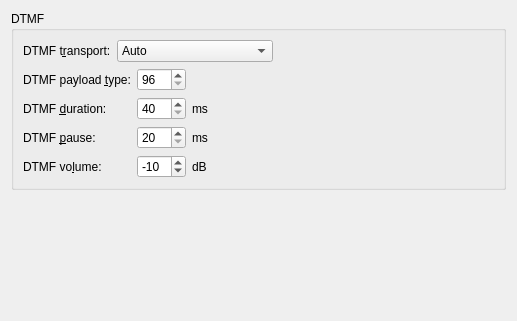
         <widget class="QWidget" name="tabDtmf">
          <attribute name="title">
           <string>DT&amp;MF</string>
          </attribute>
          <layout class="QVBoxLayout">
           <item>
            <widget class="QGroupBox" name="dtmfGroupBox">
             <property name="title">
              <string>DTMF</string>
             </property>
             <layout class="QGridLayout">
              <item row="1" column="1">
               <spacer>
                <property name="orientation">
                 <enum>Qt::Horizontal</enum>
                </property>
                <property name="sizeType">
                 <enum>QSizePolicy::Expanding</enum>
                </property>
                <property name="sizeHint" stdset="0">
                 <size>
                  <width>280</width>
                  <height>20</height>
                 </size>
                </property>
               </spacer>
              </item>
              <item row="1" column="0">
               <layout class="QGridLayout">
                <item row="0" column="2">
                 <widget class="QSpinBox" name="dtmfPayloadTypeSpinBox">
                  <property name="sizePolicy">
                   <sizepolicy hsizetype="Minimum" vsizetype="Fixed">
                    <horstretch>0</horstretch>
                    <verstretch>0</verstretch>
                   </sizepolicy>
                  </property>
                  <property name="minimumSize">
                   <size>
                    <width>49</width>
                    <height>0</height>
                   </size>
                  </property>
                  <property name="maximumSize">
                   <size>
                    <width>32767</width>
                    <height>32767</height>
                   </size>
                  </property>
                  <property name="whatsThis">
                   <string>The dynamic type value (96 or higher) to be used for DTMF events (RFC 2833).</string>
                  </property>
                  <property name="minimum">
                   <number>96</number>
                  </property>
                  <property name="maximum">
                   <number>127</number>
                  </property>
                 </widget>
                </item>
                <item row="1" column="3">
                 <widget class="QLabel" name="dtmfDurationMsTextLabel">
                  <property name="text">
                   <string>ms</string>
                  </property>
                  <property name="wordWrap">
                   <bool>false</bool>
                  </property>
                 </widget>
                </item>
                <item row="3" column="0">
                 <widget class="QLabel" name="dtmfVolumeTextLabel">
                  <property name="text">
                   <string>DTMF vo&amp;lume:</string>
                  </property>
                  <property name="wordWrap">
                   <bool>false</bool>
                  </property>
                  <property name="buddy">
                   <cstring>dtmfVolumeSpinBox</cstring>
                  </property>
                 </widget>
                </item>
                <item row="3" column="2">
                 <widget class="QSpinBox" name="dtmfVolumeSpinBox">
                  <property name="whatsThis">
                   <string>The power level of the DTMF tone in dB.</string>
                  </property>
                  <property name="minimum">
                   <number>-63</number>
                  </property>
                  <property name="maximum">
                   <number>0</number>
                  </property>
                  <property name="singleStep">
                   <number>10</number>
                  </property>
                  <property name="value">
                   <number>-10</number>
                  </property>
                 </widget>
                </item>
                <item row="2" column="2">
                 <widget class="QSpinBox" name="dtmfPauseSpinBox">
                  <property name="sizePolicy">
                   <sizepolicy hsizetype="Minimum" vsizetype="Fixed">
                    <horstretch>0</horstretch>
                    <verstretch>0</verstretch>
                   </sizepolicy>
                  </property>
                  <property name="minimumSize">
                   <size>
                    <width>49</width>
                    <height>0</height>
                   </size>
                  </property>
                  <property name="maximumSize">
                   <size>
                    <width>32767</width>
                    <height>32767</height>
                   </size>
                  </property>
                  <property name="whatsThis">
                   <string>The pause after a DTMF tone.</string>
                  </property>
                  <property name="minimum">
                   <number>20</number>
                  </property>
                  <property name="maximum">
                   <number>100</number>
                  </property>
                  <property name="singleStep">
                   <number>10</number>
                  </property>
                 </widget>
                </item>
                <item row="1" column="0" colspan="2">
                 <widget class="QLabel" name="dtmfDurationTextLabel">
                  <property name="text">
                   <string>DTMF &amp;duration:</string>
                  </property>
                  <property name="wordWrap">
                   <bool>false</bool>
                  </property>
                  <property name="buddy">
                   <cstring>dtmfDurationSpinBox</cstring>
                  </property>
                 </widget>
                </item>
                <item row="2" column="3">
                 <widget class="QLabel" name="dtmfPauseMsTextLabel">
                  <property name="text">
                   <string>ms</string>
                  </property>
                  <property name="wordWrap">
                   <bool>false</bool>
                  </property>
                 </widget>
                </item>
                <item row="0" column="0" colspan="2">
                 <widget class="QLabel" name="dtmfPayloadTypeTextLabel">
                  <property name="text">
                   <string>DTMF payload &amp;type:</string>
                  </property>
                  <property name="wordWrap">
                   <bool>false</bool>
                  </property>
                  <property name="buddy">
                   <cstring>dtmfPayloadTypeSpinBox</cstring>
                  </property>
                 </widget>
                </item>
                <item row="2" column="0" colspan="2">
                 <widget class="QLabel" name="dtmfPauseTextLabel">
                  <property name="text">
                   <string>DTMF &amp;pause:</string>
                  </property>
                  <property name="wordWrap">
                   <bool>false</bool>
                  </property>
                  <property name="buddy">
                   <cstring>dtmfPauseSpinBox</cstring>
                  </property>
                 </widget>
                </item>
                <item row="3" column="3">
                 <widget class="QLabel" name="dtmfVolDbmTextLabel">
                  <property name="text">
                   <string>dB</string>
                  </property>
                  <property name="wordWrap">
                   <bool>false</bool>
                  </property>
                 </widget>
                </item>
                <item row="1" column="2">
                 <widget class="QSpinBox" name="dtmfDurationSpinBox">
                  <property name="sizePolicy">
                   <sizepolicy hsizetype="Minimum" vsizetype="Fixed">
                    <horstretch>0</horstretch>
                    <verstretch>0</verstretch>
                   </sizepolicy>
                  </property>
                  <property name="minimumSize">
                   <size>
                    <width>49</width>
                    <height>0</height>
                   </size>
                  </property>
                  <property name="maximumSize">
                   <size>
                    <width>32767</width>
                    <height>32767</height>
                   </size>
                  </property>
                  <property name="whatsThis">
                   <string>Duration of a DTMF tone.</string>
                  </property>
                  <property name="minimum">
                   <number>40</number>
                  </property>
                  <property name="maximum">
                   <number>500</number>
                  </property>
                  <property name="singleStep">
                   <number>10</number>
                  </property>
                 </widget>
                </item>
               </layout>
              </item>
              <item row="0" column="0" colspan="2">
               <layout class="QHBoxLayout">
                <item>
                 <widget class="QLabel" name="dtmfTransportTextLabel">
                  <property name="text">
                   <string>DTMF t&amp;ransport:</string>
                  </property>
                  <property name="wordWrap">
                   <bool>false</bool>
                  </property>
                  <property name="buddy">
                   <cstring>dtmfTransportComboBox</cstring>
                  </property>
                 </widget>
                </item>
                <item>
                 <widget class="QComboBox" name="dtmfTransportComboBox">
                  <property name="whatsThis">
                   <string>&lt;h2&gt;RFC 2833&lt;/h2&gt;
&lt;p&gt;Send DTMF tones as RFC 2833 telephone events.&lt;/p&gt;
&lt;h2&gt;Inband&lt;/h2&gt;
&lt;p&gt;Send DTMF inband.&lt;/p&gt;
&lt;h2&gt;Auto&lt;/h2&gt;
&lt;p&gt;If the far end of your call supports RFC 2833, then a DTMF tone will be send as RFC 2833 telephone event, otherwise it will be sent inband.
&lt;/p&gt;
&lt;h2&gt;Out-of-band (SIP INFO)&lt;/h2&gt;
&lt;p&gt;
Send DTMF out-of-band via a SIP INFO request.
&lt;/p&gt;</string>
                  </property>
                  <item>
                   <property name="text">
                    <string>Auto</string>
                   </property>
                  </item>
                  <item>
                   <property name="text">
                    <string>RFC 2833</string>
                   </property>
                  </item>
                  <item>
                   <property name="text">
                    <string>Inband</string>
                   </property>
                  </item>
                  <item>
                   <property name="text">
                    <string>Out-of-band (SIP INFO)</string>
                   </property>
                  </item>
                 </widget>
                </item>
                <item>
                 <spacer>
                  <property name="orientation">
                   <enum>Qt::Horizontal</enum>
                  </property>
                  <property name="sizeType">
                   <enum>QSizePolicy::Expanding</enum>
                  </property>
                  <property name="sizeHint" stdset="0">
                   <size>
                    <width>161</width>
                    <height>20</height>
                   </size>
                  </property>
                 </spacer>
                </item>
               </layout>
              </item>
             </layout>
            </widget>
           </item>
           <item>
            <spacer>
             <property name="orientation">
              <enum>Qt::Vertical</enum>
             </property>
             <property name="sizeType">
              <enum>QSizePolicy::Expanding</enum>
             </property>
             <property name="sizeHint" stdset="0">
              <size>
               <width>20</width>
               <height>120</height>
              </size>
             </property>
            </spacer>
           </item>
          </layout>
         </widget>
